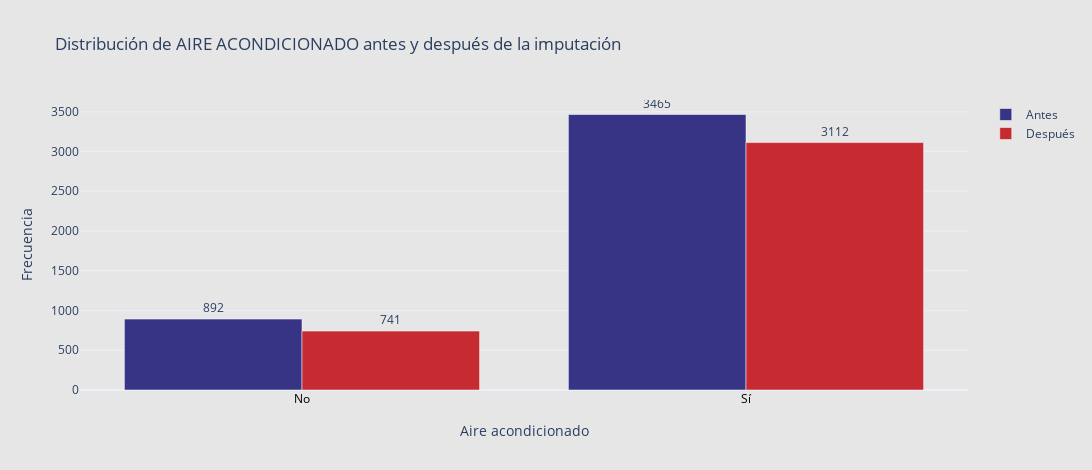

Notebook code cell kept with this figure:
### Markdown cell above
**Visualización: distribución antes y después de la imputación**

### Code cell
# Conteo antes y después
antes_ac = df_antes['aire_acondicionado'].value_counts().sort_index()
despues_ac = df_bmw['aire_acondicionado'].value_counts().sort_index()

# Diccionario para etiquetas personalizadas
etiquetas = {False: 'No', True: 'Sí'}

# Etiquetas del eje X ordenadas como en 'antes_ac'
x_labels = [etiquetas.get(i, str(i)) for i in antes_ac.index]

# Asegurar que los valores de después están en el mismo orden
despues_vals = despues_ac.reindex(antes_ac.index, fill_value=0).values

fig = go.Figure()

# Barras Antes
fig.add_trace(go.Bar(
    x=x_labels,
    y=antes_ac.values,
    name='Antes',
    marker_color='#373485',
    text=antes_ac.values,
    textposition='outside',
    opacity=1
))

# Barras Después
fig.add_trace(go.Bar(
    x=x_labels,
    y=despues_vals,
    name='Después',
    marker_color='#c52b30',
    text=despues_vals,
    textposition='outside',
    opacity=1
))

# Configuración del gráfico
fig.update_layout(
    title="Distribución de AIRE ACONDICIONADO antes y después de la imputación",
    xaxis_title="Aire acondicionado",
    yaxis_title="Frecuencia",
    barmode='group',
    template='plotly_white',
    width=1200,
    height=470,
    plot_bgcolor='#e6e6e7',
    paper_bgcolor='#e6e6e7',
    xaxis=dict(
        tickfont=dict(color='black'),
        title_standoff=20
    )
)

fig.show()

### Figure 1 — Plotly figure (JSON) as saved in the notebook; plotly's stock layout.template omitted (floating-point values rounded to 4 significant figures)
{"data": [{"marker": {"color": "#373485"}, "name": "Antes", "opacity": 1, "text": [892.0, 3465.0], "textposition": "outside", "type": "bar", "x": ["No", "Sí"], "y": [892, 3465]}, {"marker": {"color": "#c52b30"}, "name": "Después", "opacity": 1, "text": [741.0, 3112.0], "textposition": "outside", "type": "bar", "x": ["No", "Sí"], "y": [741, 3112]}], "layout": {"barmode": "group", "height": 470, "paper_bgcolor": "#e6e6e7", "plot_bgcolor": "#e6e6e7", "title": {"text": "Distribución de AIRE ACONDICIONADO antes y después de la imputación"}, "width": 1200, "xaxis": {"tickfont": {"color": "black"}, "title": {"standoff": 20, "text": "Aire acondicionado"}}, "yaxis": {"title": {"text": "Frecuencia"}}}}
